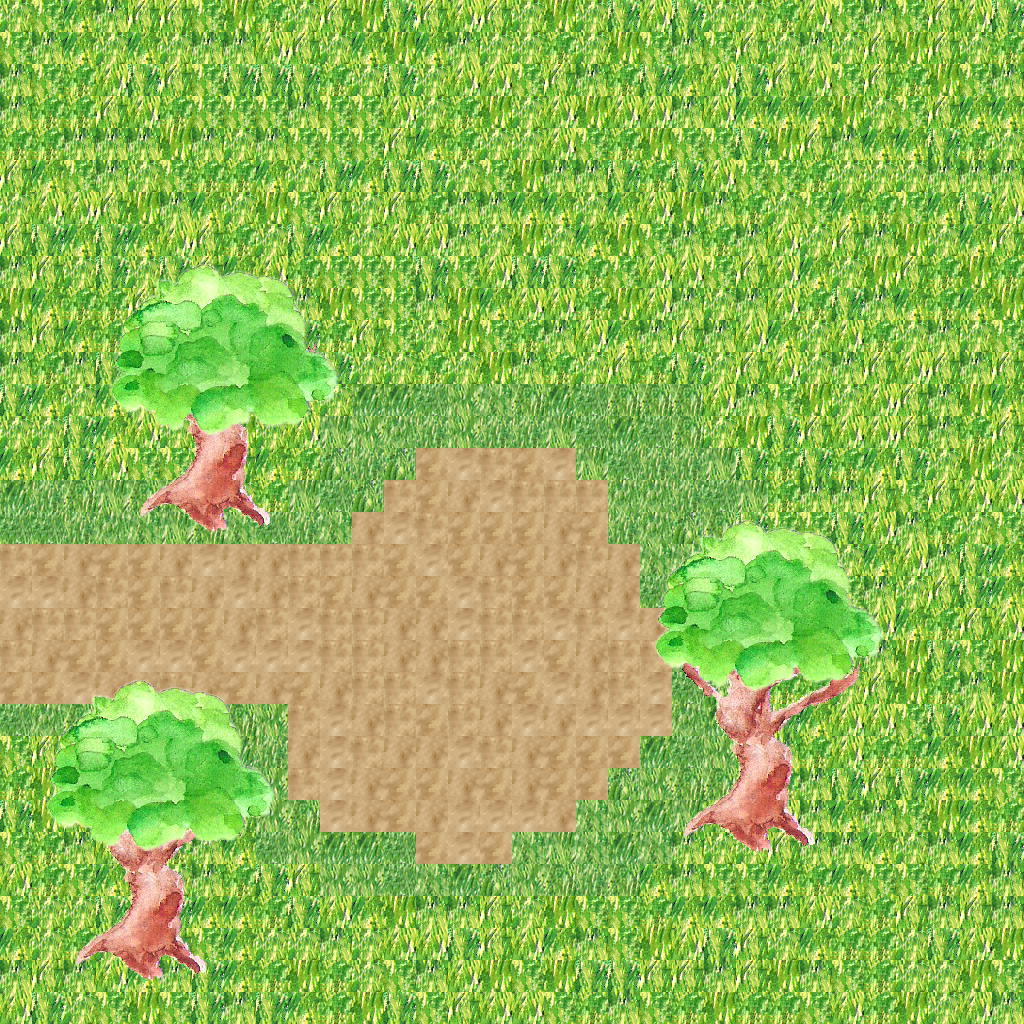

A 2D game scene composited from a Tiled map and its tileset images. What follows is a short description and the map's XML, with each tile layer's data collapsed to a summary:
An orthogonal 32x32 tile map with 32x32 px tiles, 4 tile layers (ground, ground2, landscape 1, landscape 2), 4 tilesets and 25 objects (14x Critter, 3x Tentacle, 3x Obstacle, 3x Light, Exit, ...).

<map version="1.0" orientation="orthogonal" width="32" height="32" tilewidth="32" tileheight="32">
 <tileset firstgid="1" name="tilesheet" tilewidth="32" tileheight="32">
  <image source="tilesets/tilesheet.png" width="640" height="3136" />
 </tileset>
 <tileset firstgid="1961" name="grass" tilewidth="32" tileheight="32">
  <image source="tilesets/grass.png" width="96" height="192" />
 </tileset>
 <tileset firstgid="1979" name="tree" tilewidth="32" tileheight="32">
  <image source="tilesets/tree.png" width="256" height="416" />
 </tileset>
 <tileset firstgid="2083" name="ground" tilewidth="32" tileheight="32">
  <image source="tilesets/ground.jpg" width="1024" height="989" />
 </tileset>
 <layer name="ground" width="32" height="32">
  <data>[1024 cells, 1024 non-empty, 18 distinct tile ids]</data>
 </layer>
 <layer name="ground2" width="32" height="32">
  <data>[1024 cells, 167 non-empty, 4 distinct tile ids]</data>
 </layer>
 <layer name="landscape 1" width="32" height="32">
  <data>[1024 cells, 147 non-empty, 49 distinct tile ids]</data>
 </layer>
 <objectgroup name="entities" width="32" height="32">
  <object type="Critter" x="352" y="384" width="64" height="64" />
  <object type="Critter" x="896" y="512" width="32" height="32" />
  <object type="Critter" x="608" y="352" width="64" height="64" />
  <object type="Critter" x="256" y="768" width="128" height="128" />
  <object type="Critter" x="448" y="288" width="32" height="32" />
  <object type="Critter" x="512" y="384" width="32" height="32" />
  <object type="Critter" x="224" y="512" width="32" height="32" />
  <object type="Critter" x="896" y="704" width="32" height="32" />
  <object type="Critter" x="736" y="832" width="32" height="32" />
  <object type="Critter" x="704" y="480" width="64" height="64" />
  <object type="Tentacle" x="608" y="640" width="32" height="32">
   <properties>
    <property name="length" value="100" />
    <property name="numSegments" value="5" />
    <property name="segmentWidth" value="8" />
   </properties>
  </object>
  <object type="Tentacle" x="480" y="544" width="32" height="32">
   <properties>
    <property name="length" value="200" />
    <property name="numSegments" value="5" />
    <property name="segmentWidth" value="12" />
   </properties>
  </object>
  <object type="Tentacle" x="512" y="704" width="32" height="32">
   <properties>
    <property name="length" value="160" />
    <property name="numSegments" value="5" />
    <property name="segmentWidth" value="8" />
   </properties>
  </object>
  <object type="Obstacle" x="192" y="352" width="64" height="96" />
  <object type="Obstacle" x="736" y="672" width="64" height="96" />
  <object type="Obstacle" x="128" y="800" width="64" height="96" />
  <object type="Critter" x="736" y="384" width="32" height="32" />
  <object type="Critter" x="608" y="256" width="32" height="32" />
  <object type="Critter" x="896" y="384" width="32" height="32" />
  <object type="Critter" x="800" y="320" width="32" height="32" />
 </objectgroup>
 <layer name="landscape 2" width="32" height="32">
  <data>[1024 cells, 144 non-empty, 48 distinct tile ids]</data>
 </layer>
 <objectgroup name="lighting" width="32" height="32">
  <object type="Light" x="192" y="352" width="32" height="32">
   <properties>
    <property name="power" value="1" />
    <property name="size" value="10" />
   </properties>
   <ellipse />
  </object>
  <object type="Light" x="128" y="768" width="32" height="32">
   <properties>
    <property name="power" value="1" />
    <property name="size" value="10" />
   </properties>
   <ellipse />
  </object>
  <object type="Light" x="736" y="608" width="32" height="32">
   <properties>
    <property name="power" value="1" />
    <property name="size" value="10" />
   </properties>
   <ellipse />
  </object>
 </objectgroup>
 <objectgroup name="zones" width="32" height="32">
  <object type="Exit" x="0" y="480" width="32" height="256">
   <properties>
    <property name="dest" value="map-w" />
    <property name="ox" value="-40" />
    <property name="oy" value="0" />
   </properties>
  </object>
  <object name="playerStart" type="Zone" x="160" y="608" width="64" height="64" />
 </objectgroup>
</map>
